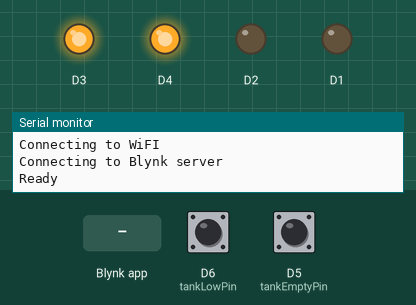
Recording of a program running on a simulated ESP8266 (NodeMCU). Parts: output pins drawn as LEDs (lit = HIGH), the last lines printed to the serial monitor. The inputs (shaded band) are chosen by the test bench; at power-on: D6 (tankLowPin) HIGH, D5 (tankEmptyPin) HIGH. WiFi joins after 1.5 s; servers stay silent unless stated.

Above: at 3.0 s.
3.1 s: Blynk app writes 1 to V5
At 3.4 s:
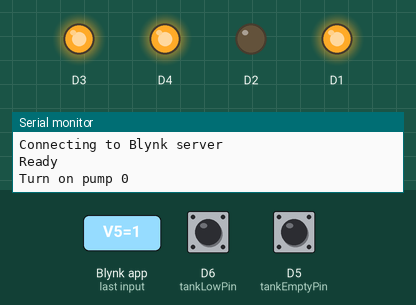
4.6 s: Blynk app writes 1 to V9
At 5.8 s:
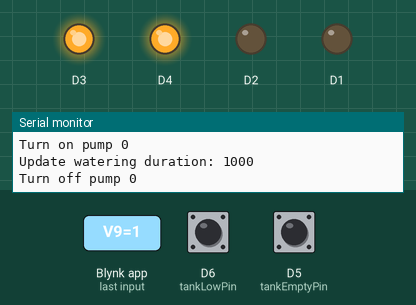
Timing chart, 0 to 7.6 s (numbered marks = the images above; inputs shaded):
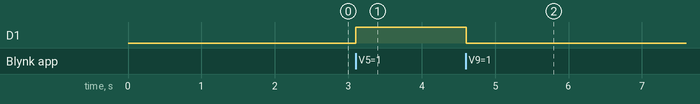

The program:

main.cpp
```cpp
#include <Arduino.h>
// Configuration
#include <credentials.h>
// copy src/credentials_example.h to src/credentials.h and put your data to the file

#include <ESP8266WiFi.h>        // https://github.com/esp8266/Arduino
#include <BlynkSimpleEsp8266.h> // https://github.com/blynkkk/blynk-library
#include <ESP8266httpUpdate.h>  // https://github.com/esp8266/Arduino/tree/master/libraries/ESP8266httpUpdate
#include <Ticker.h>             // https://github.com/esp8266/Arduino/blob/master/libraries/Ticker

#define DEBUG_SERIAL Serial

Ticker waterLevelChecker;
Ticker pumpStateChecker;

// Config
const uint16_t blynk_port{8442};
const char device_id[] = "ku_watering";
const char fw_ver[] = "0.0.1";

// Devices

uint8_t pumpPins[2]{D1, D2};
uint8_t pumpDirectionPins[2]{D3, D4};
uint8_t tankEmptyPin{D5};
uint8_t tankLowPin{D6};
WidgetLED tankEmpty{V2};
WidgetLED tankLow{V1};

bool timeToCheckWaterLevel{false};

uint32_t wateringDuration[2]{15000};
uint32_t wateringStartTime[2]{0};
uint8_t wateringState[2]{LOW};

void checkWaterLevel()
{
        timeToCheckWaterLevel = true;
}

void updateWaterLevelState()
{
        if (timeToCheckWaterLevel)
        {
                if (digitalRead(tankLowPin))
                {
                        tankLow.on();
                }
                else
                {
                        tankLow.off();
                }

                if (digitalRead(tankEmptyPin))
                {
                        tankEmpty.on();
                }
                else
                {
                        tankEmpty.off();
                }

                timeToCheckWaterLevel = false;
        }
}

void checkPumpState()
{
        for (uint8_t pumpId = 0; pumpId <= 1; pumpId++)
        {
                if (wateringState[pumpId] == HIGH && wateringStartTime[pumpId] + wateringDuration[pumpId] < millis())
                {
                        wateringState[pumpId] = LOW;
                        DEBUG_SERIAL.println("Turn off pump " + String(pumpId));
                }
                digitalWrite(pumpPins[pumpId], wateringState[pumpId]);
        }
}

void startPump(uint8_t pumpId)
{
        wateringStartTime[pumpId] = millis();
        wateringState[pumpId] = HIGH;
        DEBUG_SERIAL.println("Turn on pump " + String(pumpId));
}

void stopPump(uint8_t pumpId)
{
        wateringState[pumpId] = LOW;
        DEBUG_SERIAL.println("Turn off pump " + String(pumpId));
}

void setup()
{
        DEBUG_SERIAL.begin(115200);

        // Connections
        DEBUG_SERIAL.println("Connecting to WiFI");
        Blynk.connectWiFi(WIFI_SSID, WIFI_PASS);

        DEBUG_SERIAL.println("\nConnecting to Blynk server");
        Blynk.config(BLYNK_AUTH, BLYNK_SERVER, blynk_port);
        while (Blynk.connect() == false)
        {
                delay(500);
                DEBUG_SERIAL.print(".");
        }

        DEBUG_SERIAL.println("\nReady");

        // Devices
        for (uint8 i = 0; i <= 1; i++)
        {
                pinMode(pumpDirectionPins[i], OUTPUT);
                digitalWrite(pumpDirectionPins[i], HIGH);
                pinMode(pumpPins[i], OUTPUT);
                digitalWrite(pumpPins[i], LOW);
        }

        pinMode(tankEmptyPin, INPUT_PULLUP);
        pinMode(tankLowPin, INPUT_PULLUP);

        // Timers
        waterLevelChecker.attach(3.0, checkWaterLevel);
        pumpStateChecker.attach_ms(100, checkPumpState);
}

void loop()
{
        Blynk.run();

        updateWaterLevelState();
}

// Blynk callbacks

// Sync state on reconnect
BLYNK_CONNECTED() {
    Blynk.syncAll();
}

// Watering Duration
BLYNK_WRITE(V9)
{
        wateringDuration[0] = param.asInt()*1000;
        DEBUG_SERIAL.println("Update watering duration: " + String(wateringDuration[0]));
}

BLYNK_WRITE(V10)
{
        wateringDuration[1] = param.asInt()*1000;
        DEBUG_SERIAL.println("Update watering duration: " + String(wateringDuration[1]));
}

// Watering
BLYNK_WRITE(V5)
{
        if (param.asInt() == 1)
        {
                startPump(0);
        }
}

BLYNK_WRITE(V6)
{
        if (param.asInt() == 1)
        {
                stopPump(0);
        }
}

BLYNK_WRITE(V7)
{
        if (param.asInt() == 1)
        {
                startPump(1);
        }
}

BLYNK_WRITE(V8)
{
        if (param.asInt() == 1)
        {
                stopPump(1);
        }
}

// Update FW
BLYNK_WRITE(V22)
{
        if (param.asInt() == 1)
        {
                DEBUG_SERIAL.println("FW update request");

                char full_version[34]{""};
                strcat(full_version, device_id);
                strcat(full_version, "::");
                strcat(full_version, fw_ver);

                t_httpUpdate_return ret = ESPhttpUpdate.update("http://romfrom.space/update", full_version);
                switch (ret)
                {
                case HTTP_UPDATE_FAILED:
                        DEBUG_SERIAL.println("[update] Update failed.");
                        break;
                case HTTP_UPDATE_NO_UPDATES:
                        DEBUG_SERIAL.println("[update] Update no Update.");
                        break;
                case HTTP_UPDATE_OK:
                        DEBUG_SERIAL.println("[update] Update ok.");
                        break;
                }
        }
}
```

credentials_example.h
```cpp
// Connection details
#ifndef BLYNK_AUTH
#define BLYNK_AUTH "long-long-long-token"
#endif

#ifndef WIFI_SSID
#define WIFI_SSID "hotspot"
#endif

#ifndef WIFI_PASS
#define WIFI_PASS "password"
#endif

#ifndef BLYNK_SERVER
#define BLYNK_SERVER "blynk-cloud.com"
#endif
```

Measured:
- after the input at 3.1 s, D1: LOW → HIGH at once
- after the input at 4.6 s, D1: HIGH → LOW at once
